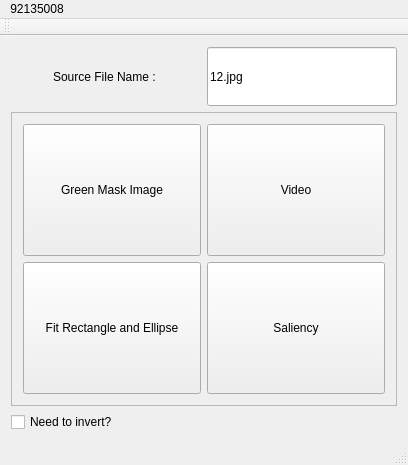
<?xml version="1.0" encoding="UTF-8"?>
<ui version="4.0">
 <class>MainWindow</class>
 <widget class="QMainWindow" name="MainWindow">
  <property name="geometry">
   <rect>
    <x>0</x>
    <y>0</y>
    <width>408</width>
    <height>465</height>
   </rect>
  </property>
  <property name="sizePolicy">
   <sizepolicy hsizetype="Expanding" vsizetype="Expanding">
    <horstretch>0</horstretch>
    <verstretch>0</verstretch>
   </sizepolicy>
  </property>
  <property name="minimumSize">
   <size>
    <width>0</width>
    <height>0</height>
   </size>
  </property>
  <property name="maximumSize">
   <size>
    <width>1024</width>
    <height>1024</height>
   </size>
  </property>
  <property name="windowTitle">
   <string>CV-Project2</string>
  </property>
  <widget class="QWidget" name="centralWidget">
   <property name="sizePolicy">
    <sizepolicy hsizetype="Expanding" vsizetype="Expanding">
     <horstretch>0</horstretch>
     <verstretch>0</verstretch>
    </sizepolicy>
   </property>
   <layout class="QVBoxLayout" name="verticalLayout_3">
    <item>
     <layout class="QVBoxLayout" name="verticalLayout" stretch="1,5">
      <item>
       <layout class="QHBoxLayout" name="horizontalLayout">
        <item>
         <widget class="QLabel" name="label_3">
          <property name="sizePolicy">
           <sizepolicy hsizetype="Expanding" vsizetype="Expanding">
            <horstretch>0</horstretch>
            <verstretch>0</verstretch>
           </sizepolicy>
          </property>
          <property name="text">
           <string>Source File Name : </string>
          </property>
          <property name="alignment">
           <set>Qt::AlignCenter</set>
          </property>
         </widget>
        </item>
        <item>
         <widget class="QLineEdit" name="lineEdit_SIFTsrc">
          <property name="sizePolicy">
           <sizepolicy hsizetype="Expanding" vsizetype="Expanding">
            <horstretch>0</horstretch>
            <verstretch>0</verstretch>
           </sizepolicy>
          </property>
          <property name="text">
           <string>12.jpg</string>
          </property>
         </widget>
        </item>
       </layout>
      </item>
      <item>
       <widget class="QFrame" name="frame">
        <property name="sizePolicy">
         <sizepolicy hsizetype="Expanding" vsizetype="Expanding">
          <horstretch>0</horstretch>
          <verstretch>0</verstretch>
         </sizepolicy>
        </property>
        <property name="frameShape">
         <enum>QFrame::StyledPanel</enum>
        </property>
        <property name="frameShadow">
         <enum>QFrame::Raised</enum>
        </property>
        <layout class="QGridLayout" name="gridLayout">
         <item row="0" column="0">
          <widget class="QPushButton" name="pushButton">
           <property name="sizePolicy">
            <sizepolicy hsizetype="Expanding" vsizetype="Expanding">
             <horstretch>0</horstretch>
             <verstretch>0</verstretch>
            </sizepolicy>
           </property>
           <property name="text">
            <string>Green Mask Image</string>
           </property>
          </widget>
         </item>
         <item row="0" column="1">
          <widget class="QPushButton" name="btn_fourier">
           <property name="sizePolicy">
            <sizepolicy hsizetype="Expanding" vsizetype="Expanding">
             <horstretch>0</horstretch>
             <verstretch>0</verstretch>
            </sizepolicy>
           </property>
           <property name="text">
            <string>Video</string>
           </property>
          </widget>
         </item>
         <item row="1" column="1">
          <widget class="QPushButton" name="pushButton_2">
           <property name="sizePolicy">
            <sizepolicy hsizetype="Expanding" vsizetype="Expanding">
             <horstretch>0</horstretch>
             <verstretch>0</verstretch>
            </sizepolicy>
           </property>
           <property name="text">
            <string>Saliency</string>
           </property>
          </widget>
         </item>
         <item row="1" column="0">
          <widget class="QPushButton" name="pushButton_4">
           <property name="sizePolicy">
            <sizepolicy hsizetype="Expanding" vsizetype="Expanding">
             <horstretch>0</horstretch>
             <verstretch>0</verstretch>
            </sizepolicy>
           </property>
           <property name="text">
            <string>Fit Rectangle and Ellipse</string>
           </property>
          </widget>
         </item>
        </layout>
       </widget>
      </item>
     </layout>
    </item>
    <item>
     <widget class="QCheckBox" name="checkBox">
      <property name="text">
       <string>Need to invert?</string>
      </property>
     </widget>
    </item>
   </layout>
  </widget>
  <widget class="QMenuBar" name="menuBar">
   <property name="geometry">
    <rect>
     <x>0</x>
     <y>0</y>
     <width>408</width>
     <height>25</height>
    </rect>
   </property>
   <widget class="QMenu" name="menuCV_Project2_92135008">
    <property name="title">
     <string>92135008</string>
    </property>
   </widget>
   <addaction name="menuCV_Project2_92135008"/>
  </widget>
  <widget class="QToolBar" name="mainToolBar">
   <attribute name="toolBarArea">
    <enum>TopToolBarArea</enum>
   </attribute>
   <attribute name="toolBarBreak">
    <bool>false</bool>
   </attribute>
  </widget>
  <widget class="QStatusBar" name="statusBar"/>
 </widget>
 <layoutdefault spacing="6" margin="11"/>
 <resources/>
 <connections/>
</ui>
